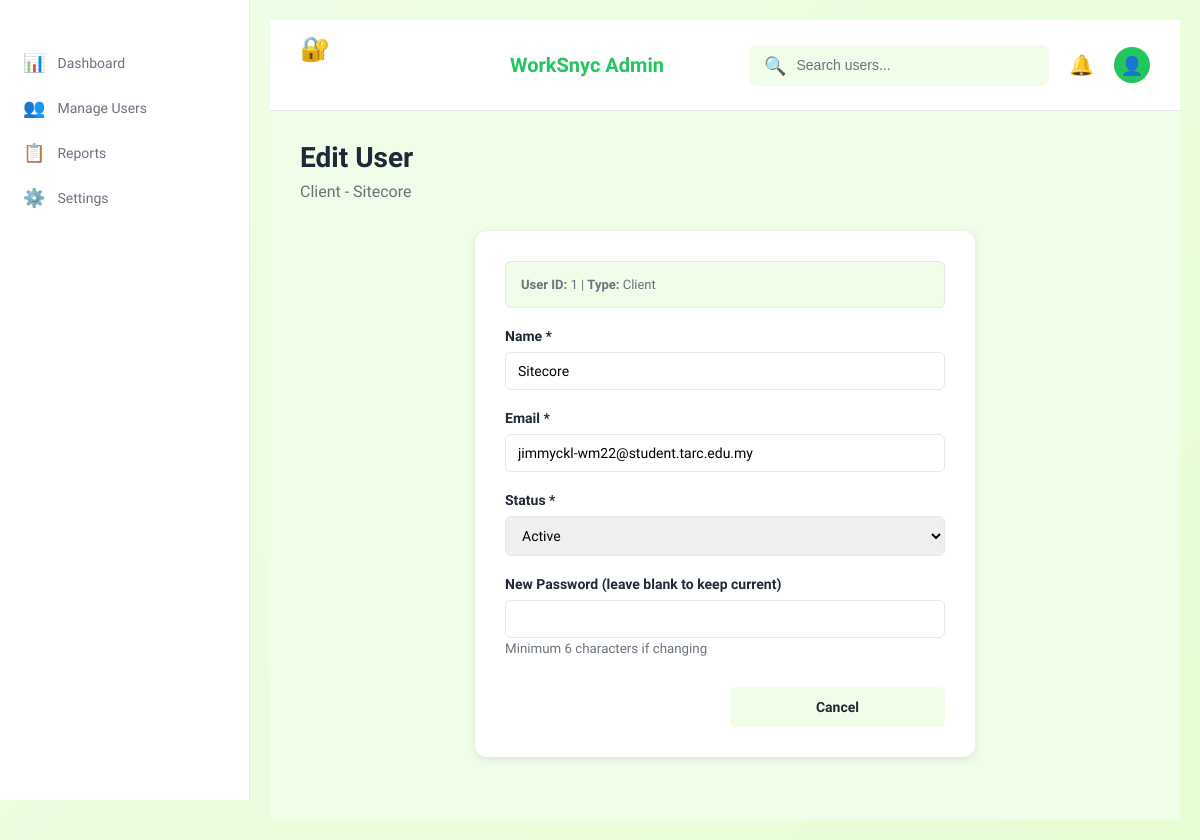
The app's page /page/edit_user.php?id=1&type=client (signed in) with its own data.
### tables this page shows
CREATE TABLE
  `client` (
    `ClientID` int (11) NOT NULL,
    `CompanyName` varchar(255) DEFAULT NULL,
    `Description` text DEFAULT NULL,
    `Email` varchar(255) DEFAULT NULL,
    `Password` varchar(255) DEFAULT NULL,
    `PhoneNo` varchar(50) DEFAULT NULL,
    `ProfilePicture` varchar(500) DEFAULT NULL,
    `Status` varchar(50) DEFAULT NULL,
    `Address` text DEFAULT NULL,
    `JoinedDate` timestamp NOT NULL DEFAULT current_timestamp(),
    `isDelete` tinyint (1) DEFAULT 0
  );

### page/edit_user.php (the view, shortened to what this page needs)
<?php
$user_id = $_GET['id'] ?? '';
$user_type = $_GET['type'] ?? '';
$conn = getDBConnection();
if ($user_type === 'freelancer') {
    $stmt = $conn->prepare("SELECT FreelancerID, Name, Email, Status FROM freelancer WHERE FreelancerID = ?");
} else {
    $stmt = $conn->prepare("SELECT ClientID, CompanyName as Name, Email, Status FROM client WHERE ClientID = ?");
}
$stmt->bind_param("i", $user_id);
$stmt->execute();
$result = $stmt->get_result();
$user = $result->fetch_assoc();
?>
<!DOCTYPE html>
<html lang="en">
<head>
    <link rel="stylesheet" href="../assets/css/style.css">
    <link rel="stylesheet" href="../assets/css/admin.css">
</head>
<body class="admin-layout">
    <div class="admin-sidebar">
        <?php include '../includes/admin_sidebar.php'; ?>
    </div>
    <div class="admin-layout-wrapper">
        <?php include '../includes/admin_header.php'; ?>
        <main class="admin-main-content">
            <div class="dashboard-container">
                <div class="dashboard-header">
                    <h1>Edit User</h1>
                    <p><?php echo ucfirst($user_type); ?> - <?php echo htmlspecialchars($user['Name']); ?></p>
                </div>
                <div class="form-container">
                    <div class="info-box">
                        <strong>User ID:</strong> <?php echo htmlspecialchars($user_id); ?> |
                        <strong>Type:</strong> <?php echo ucfirst($user_type); ?>
                    </div>
                    <form method="POST" action="">
                        <div class="form-group">
                            <label for="name">Name *</label>
                            <input type="text" id="name" name="name" value="<?php echo htmlspecialchars($user['Name'] ?? ''); ?>" required>
                        </div>
                        <div class="form-group">
                            <label for="email">Email *</label>
                            <input type="email" id="email" name="email" value="<?php echo htmlspecialchars($user['Email'] ?? ''); ?>" required>
                        </div>
                        <div class="form-group">
                            <label for="status">Status *</label>
                            <select id="status" name="status" required>
                                <option value="active" <?php echo ($user['Status'] ?? '') === 'active' ? 'selected' : ''; ?>>Active</option>
                            </select>
                        </div>
                        <div class="form-group">
                            <label for="password">New Password (leave blank to keep current)</label>
                            <input type="password" id="password" name="password">
                            <small style="color: var(--text-secondary);">Minimum 6 characters if changing</small>
                        </div>
                        <div class="form-actions">
                            <button type="submit" class="btn-submit">Update User</button>
                            <a href="admin_manage_users.php" class="btn-cancel">Cancel</a>
                        </div>
                    </form>
                </div>
            </div>
        </main>
    </div>
</body>
</html>

### assets/css/style.css (style rules this page uses)
* { margin: 0; padding: 0; box-sizing: border-box; }
body { font-family: 'Momo Trust Display', sans-serif; background: linear-gradient(135deg, #f0fde8 0%, #e6fdd5 100%); min-height: 100vh; align-items: center; justify-content: center; padding: 20px; }
.form-group { margin-bottom: 20px; }
.form-group label { display: block; font-size: 14px; font-weight: 500; color: #374151; margin-bottom: 8px; }

### assets/css/admin.css (style rules this page uses)
:root { --primary-color: #22c55e; --primary-dark: #16a34a; --primary-light: #86efac; --success: #10b981; --danger: #ef4444; --warning: #f59e0b; --info: #3b82f6; --light-bg: #f0fde8; --border-color: #e5e7eb; --text-primary: #1f2937; --text-secondary: #6b7280; --shadow: 0 2px 8px rgba(0, 0, 0, 0.1); --shadow-lg: 0 4px 12px rgba(0, 0, 0, 0.15); }
body.admin-layout { display: flex; background-color: var(--light-bg); min-height: 100vh; }
.admin-sidebar { width: 250px; background-color: white; border-right: 1px solid var(--border-color); padding: 20px 0; position: fixed; left: 0; top: 0; height: 100vh; overflow-y: auto; z-index: 50; }
.admin-layout-wrapper { display: grid; grid-template-columns: 250px 1fr; grid-template-rows: auto 1fr; min-height: 100vh; width: 100%; }
.admin-main-content { grid-column: 2; grid-row: 2; padding: 30px; background-color: var(--light-bg); }
.dashboard-container { max-width: 1400px; }
.dashboard-header { margin-bottom: 30px; }
.dashboard-header h1 { font-size: 28px; font-weight: 700; color: var(--text-primary); margin: 0 0 8px 0; }
.dashboard-header p { color: var(--text-secondary); margin: 0; }
.form-group { margin-bottom: 20px; }
.form-group label { display: block; font-size: 14px; font-weight: 500; color: var(--text-primary); margin-bottom: 8px; }

### page/edit_user.php (style rules this page uses)
.form-group { margin-bottom: 20px; }
.form-group label { display: block; margin-bottom: 8px; font-weight: 600; color: var(--text-primary); }
.form-group input, .form-group select { width: 100%; padding: 10px 12px; border: 1px solid var(--border-color); border-radius: 6px; font-size: 14px; font-family: inherit; box-sizing: border-box; }
.form-container { max-width: 500px; margin: 0 auto; background: white; padding: 30px; border-radius: 12px; box-shadow: var(--shadow); }
.form-actions { display: flex; gap: 10px; margin-top: 30px; }
.form-actions button, .form-actions a { flex: 1; padding: 12px 20px; border: none; border-radius: 6px; font-size: 14px; font-weight: 600; cursor: pointer; text-decoration: none; text-align: center; }
.btn-submit { background-color: var(--primary); color: white; }
.btn-cancel { background-color: var(--light-bg); color: var(--text-primary); border: 1px solid var(--border-color); }
.info-box { background-color: var(--light-bg); border: 1px solid var(--border-color); border-radius: 6px; padding: 15px; margin-bottom: 20px; font-size: 13px; color: var(--text-secondary); }

### records on screen
client: CompanyName "Sitecore", name "Sitecore", email "jimmyckl-wm22@student.tarc.edu.my", status "Active"

### other values on screen
$user_type "Client"
$user_id "1"
